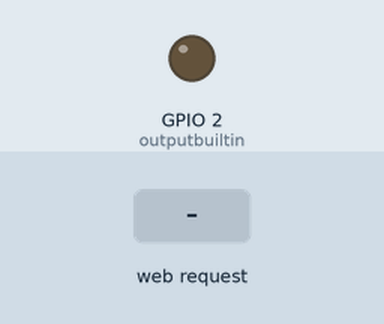
This sketch was run on a simulated ESP32. On the bench: output pins drawn as LEDs (lit = HIGH). Inputs (shaded band) come from the test bench. WiFi joins after 1.5 s; servers stay silent unless stated; what the sketch prints to the serial monitor is not drawn.

Above: at 2.7 s.
2.8 s: HTTP request GET /bi/on received
At 4.0 s:
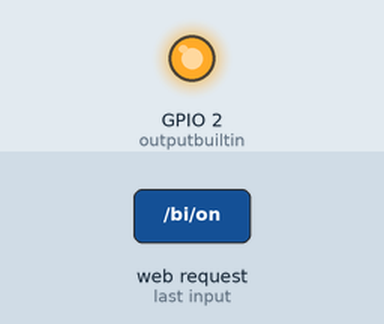
4.3 s: HTTP request GET /bi/off received
At 5.2 s:
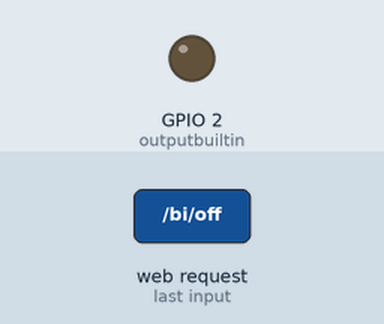
Timing chart, 0 to 7.3 s (numbered marks = the images above; inputs shaded):
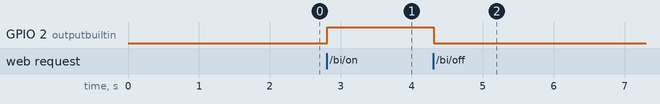

The sketch:

08-ESP32WebServer.ino
```cpp
#include <WiFi.h>

// Replace with your network credentials
const char* ssid = "YOUR SSID";
const char* password = "YOUR PASSWORD";

// Set web server port number to 80
WiFiServer server(80);

// Variable to store the HTTP request
String header;

// Auxiliar variables to store the current output state
String outputBuiltInLED = "off";


// Assign output variables to GPIO pins
const int outputbuiltin = 2;


// Current time
unsigned long currentTime = millis();
// Previous time
unsigned long previousTime = 0;
// Define timeout time in milliseconds (example: 2000ms = 2s)
const long timeoutTime = 2000;

void setup() {
  Serial.begin(115200);
  // Initialize the output variables as outputs
  pinMode(outputbuiltin, OUTPUT);
  // Set outputs to LOW
  digitalWrite(outputbuiltin, LOW);

  // Connect to Wi-Fi network with SSID and password
  Serial.print("Connecting to ");
  Serial.println(ssid);
  WiFi.begin(ssid, password);
  while (WiFi.status() != WL_CONNECTED) {
    delay(500);
    Serial.print(".");
  }
  // Print local IP address and start web server
  Serial.println("");
  Serial.println("WiFi connected.");
  Serial.println("IP address: ");
  Serial.println(WiFi.localIP());
  server.begin();
}

void loop(){
  WiFiClient client = server.available();   // Listen for incoming clients

  if (client) {                             // If a new client connects,
    currentTime = millis();
    previousTime = currentTime;
    Serial.println("New Client.");          // print a message out in the serial port
    String currentLine = "";                // make a String to hold incoming data from the client
    while (client.connected() && currentTime - previousTime <= timeoutTime) {  // loop while the client's connected
      currentTime = millis();
      if (client.available()) {             // if there's bytes to read from the client,
        char c = client.read();             // read a byte, then
        Serial.write(c);                    // print it out the serial monitor
        header += c;
        if (c == '\n') {                    // if the byte is a newline character
          // if the current line is blank, you got two newline characters in a row.
          // that's the end of the client HTTP request, so send a response:
          if (currentLine.length() == 0) {
            // HTTP headers always start with a response code (e.g. HTTP/1.1 200 OK)
            // and a content-type so the client knows what's coming, then a blank line:
            client.println("HTTP/1.1 200 OK");
            client.println("Content-type:text/html");
            client.println("Connection: close");
            client.println();

            // turns the GPIOs on and off
            if (header.indexOf("GET /bi/on") >= 0) {
              Serial.println("Built-in LED on");
              outputBuiltInLED = "on";
              digitalWrite(outputbuiltin, HIGH);
            } else if (header.indexOf("GET /bi/off") >= 0) {
              Serial.println("GPIO Built-in LED off");
              outputBuiltInLED = "off";
              digitalWrite(outputbuiltin, LOW);
            }

            // Display the HTML web page
            client.println("<!DOCTYPE html><html>");
            client.println("<head><meta name=\"viewport\" content=\"width=device-width, initial-scale=1\">");
            client.println("<link rel=\"icon\" href=\"data:,\">");
            // CSS to style the on/off buttons
            // Feel free to change the background-color and font-size attributes to fit your preferences
            client.println("<style>html { font-family: Helvetica; display: inline-block; margin: 0px auto; text-align: center;}");
            client.println(".button { background-color: #4CAF50; border: none; color: white; padding: 16px 40px;");
            client.println("text-decoration: none; font-size: 30px; margin: 2px; cursor: pointer;}");
            client.println(".button2 {background-color: #555555;}</style></head>");

            // Web Page Heading
            client.println("<body><h1>ESP32 Web Server</h1>");

            // Display current state, and ON/OFF buttons for GPIO 2
            client.println("<p>Built-in LED - State " + outputBuiltInLED + "</p>");
            // If the outputBuiltInLED is off, it displays the ON button
            if (outputBuiltInLED=="off") {
              client.println("<p><a href=\"/bi/on\"><button class=\"button\">ON</button></a></p>");
            } else {
              client.println("<p><a href=\"/bi/off\"><button class=\"button button2\">OFF</button></a></p>");
            }

            // The HTTP response ends with another blank line
            client.println();
            // Break out of the while loop
            break;
          } else { // if you got a newline, then clear currentLine
            currentLine = "";
          }
        } else if (c != '\r') {  // if you got anything else but a carriage return character,
          currentLine += c;      // add it to the end of the currentLine
        }
      }
    }
    // Clear the header variable
    header = "";
    // Close the connection
    client.stop();
    Serial.println("Client disconnected.");
    Serial.println("");
  }
}
```

Measured:
- after the input at 2.8 s, GPIO 2 (outputbuiltin): LOW → HIGH at once
- after the input at 4.3 s, GPIO 2 (outputbuiltin): HIGH → LOW at once
